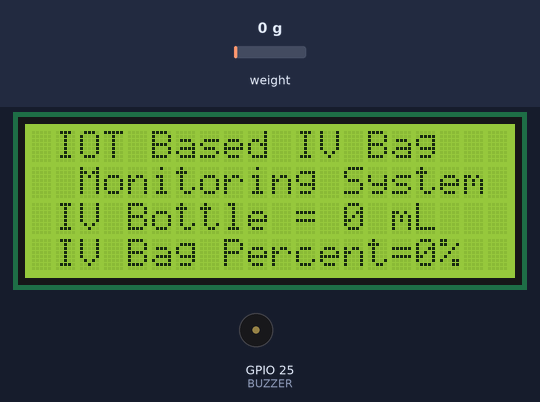
A program run on a simulated ESP32. Shown: 20×4 character LCD, buzzer (waves = sounding, pin HIGH). The inputs (shaded band) are chosen by the test bench; at power-on: weight on the scale 0 g. WiFi joins after 1.5 s; servers stay silent unless stated; what the program prints to the serial monitor is not drawn.

Above: at 4.7 s.
4.8 s: weight on the scale set to 100 g
At 6.4 s:
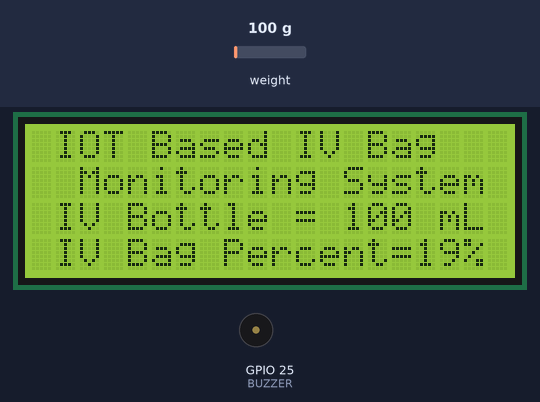
6.7 s: weight on the scale set to 1250 g
At 8.1 s:
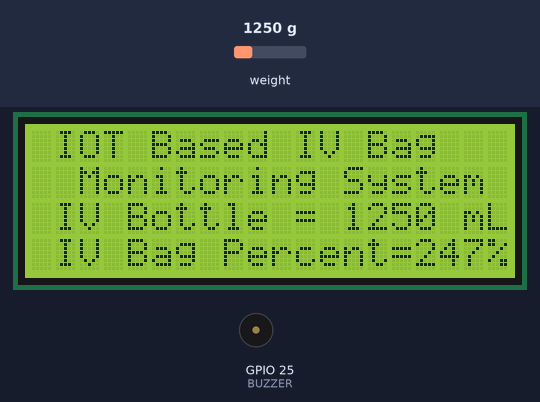
8.4 s: weight on the scale set to 2500 g
At 10.1 s:
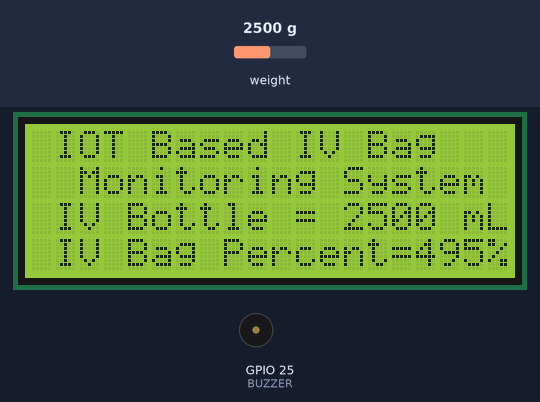
Timing chart, 0 to 11.6 s (numbered marks = the images above; inputs shaded):
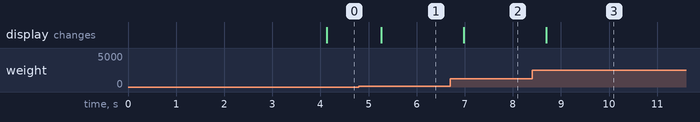

Measured:
- after the input at 4.8 s, the display: changes after 0.47 s (image 1)
- after the input at 6.7 s, the display: changes after 0.28 s (image 2)
- after the input at 8.4 s, the display: changes after 0.29 s (image 3)

The program:

main.cpp
```cpp
#include <WiFi.h>
#include <WiFiClient.h>
#include <ThingSpeak.h>
#include <LiquidCrystal_I2C.h>
#include "HX711.h"

// LCD Configuration
LiquidCrystal_I2C lcd(0x27, 20, 4);

// Load Cell Configuration
#define DOUT 23
#define CLK 19
HX711 scale;

// Buzzer Configuration
#define BUZZER 25

// WiFi Configuration
char ssid[] = "mywifi";
char pass[] = "1234567890";

// ThingSpeak Configuration
unsigned long myChannelNumber = 123456;
const char *myWriteAPIKey = "6QTAXQUUDLBCBJWN";
WiFiClient client;

// Variables
int liter;
int val;
float weight;
float calibration_factor = 102500;
unsigned long lastUploadTime = 0;
const unsigned long uploadInterval = 16000;

// Function Declarations
void checkWiFi();
void measureWeight();
void sendToThingSpeak();

void setup() {
  Serial.begin(115200);
  lcd.init();
  lcd.backlight();
  pinMode(BUZZER, OUTPUT);

  scale.begin(DOUT, CLK);
  Serial.println("Remove all weight from scale");
  scale.set_scale();
  scale.tare();
  Serial.println("Zero factor: " + String(scale.read_average()));

  WiFi.begin(ssid, pass);
  while (WiFi.status() != WL_CONNECTED) {
    delay(500);
    Serial.print(".");
  }
  Serial.println("WiFi connected");

  ThingSpeak.begin(client);
}

void loop() {
  checkWiFi();
  measureWeight();
  if (millis() - lastUploadTime >= uploadInterval) {
    sendToThingSpeak();
    lastUploadTime = millis();
  }
}

//  Function Definitions

// ✅ Check WiFi and reconnect if needed
void checkWiFi() {
  if (WiFi.status() != WL_CONNECTED) {
    Serial.println("WiFi disconnected! Reconnecting...");
    WiFi.disconnect();
    WiFi.reconnect();
    int attempts = 0;
    while (WiFi.status() != WL_CONNECTED && attempts < 10) {
      delay(1000);
      Serial.print(".");
      attempts++;
    }
    if (WiFi.status() == WL_CONNECTED) {
      Serial.println("Reconnected to WiFi!");
    } else {
      Serial.println("WiFi reconnect failed!");
    }
  }
}

// ✅ Read weight from HX711 and display on LCD
void measureWeight() {
  scale.set_scale(calibration_factor);
  weight = scale.get_units(5);
  if (weight < 0) {
    weight = 0.00;
  }
  liter = weight * 1000;
  val = map(liter, 0, 505, 0, 100);

  lcd.clear();
  lcd.setCursor(1, 0);
  lcd.print("IOT Based IV Bag");
  lcd.setCursor(2, 1);
  lcd.print("Monitoring System");
  lcd.setCursor(1, 2);
  lcd.print("IV Bottle = ");
  lcd.print(liter);
  lcd.print(" mL");
  lcd.setCursor(1, 3);
  lcd.print("IV Bag Percent=");
  lcd.print(val);
  lcd.print("%");

  Serial.print("IV Bottle: ");
  Serial.print(liter);
  Serial.println(" mL");
  Serial.print("IV Bag Percent: ");
  Serial.print(val);
  Serial.println("%");
}

// Send data to ThingSpeak
void sendToThingSpeak() {
  ThingSpeak.setField(1, liter);
  ThingSpeak.setField(2, val);
  int status = ThingSpeak.writeFields(myChannelNumber, myWriteAPIKey);
  if (status == 200) {
    Serial.println("Data sent to ThingSpeak");
  } else {
    Serial.println("Error sending data to ThingSpeak");
  }
}
```
